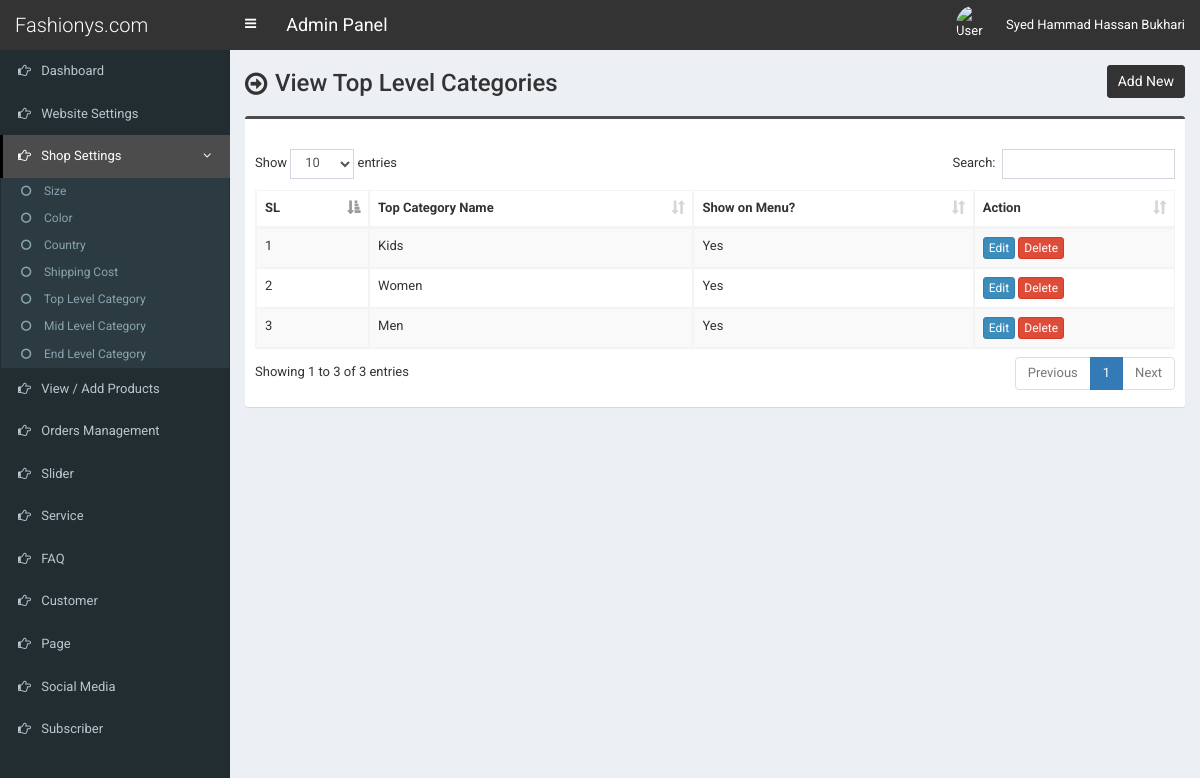
/admin/top-category.php (signed in), run on the app's committed database.
### tables this page shows
CREATE TABLE tbl_top_category (
  tcat_id int(11) NOT NULL,
  tcat_name varchar(255) NOT NULL,
  show_on_menu int(1) NOT NULL
);

### admin/top-category.php (the view, shortened to what this page needs)
<?php require_once('header.php'); ?>
<section class="content-header">
	<div class="content-header-left">
		<h1>View Top Level Categories</h1>
	</div>
	<div class="content-header-right">
		<a href="top-category-add.php" class="btn btn-primary btn-sm">Add New</a>
	</div>
</section>
<section class="content">
  <div class="row">
    <div class="col-md-12">
      <div class="box box-info">
        <div class="box-body table-responsive">
          <table id="example1" class="table table-bordered table-striped">
			<thead>
			    <tr>
			        <th>SL</th>
			        <th>Top Category Name</th>
                    <th>Show on Menu?</th>
			        <th>Action</th>
			    </tr>
			</thead>
            <tbody>
            	<?php
            	$i=0;
            	$statement = $pdo->prepare("SELECT * FROM tbl_top_category ORDER BY tcat_id DESC");
            	$statement->execute();
            	$result = $statement->fetchAll(PDO::FETCH_ASSOC);
            	foreach ($result as $row) {
            		$i++;
            		?>
					<tr>
	                    <td><?php echo $i; ?></td>
	                    <td><?php echo $row['tcat_name']; ?></td>
                        <td>
                            <?php
                                if($row['show_on_menu'] == 1) {
                                    echo 'Yes';
                                } else {
                                    echo 'No';
                                }
                            ?>
                        </td>
	                    <td>
	                        <a href="top-category-edit.php?id=<?php echo $row['tcat_id']; ?>" class="btn btn-primary btn-xs">Edit</a>
	                        <a href="#" class="btn btn-danger btn-xs" data-href="top-category-delete.php?id=<?php echo $row['tcat_id']; ?>" data-toggle="modal" data-target="#confirm-delete">Delete</a>
	                    </td>
	                </tr>
            		<?php
            	}
            	?>
            </tbody>
          </table>
        </div>
      </div>
</section>
<?php require_once('footer.php'); ?>

### admin/style.css (style rules this page uses)
body { font-size: 13px; font-family: 'Roboto', sans-serif; }
.content-header>h1, .content-header .content-header-left h1 { font-family: 'Roboto', sans-serif; }
.box-info { padding-top: 20px; }
.content-header { overflow: hidden; }
.content-header .content-header-left { float: left; padding-top: 5px; }
.content-header .content-header-right { float: right; }
.content-header .content-header-left h1 { margin-top: 0; margin-bottom: 0; padding-left: 30px; padding-bottom: 5px; font-size: 24px; position: relative; }
.content-header .content-header-left h1:before { position: absolute; top: 0; left: 0; font-family: 'FontAwesome', sans-serif; font-size: 26px; content: '\f18e'; }
.content-header .content-header-right a { position: relative; font-size: 14px; }
.box.box-info { border-top-color: #4c4c4c; }
.content-header .content-header-right a { background-color: #333333; border-color: #333333; }

### data on the page
tbl_top_category: tcat_name "Kids", show_on_menu "Yes"
tbl_top_category: tcat_name "Women", show_on_menu "Yes"
tbl_top_category: tcat_name "Men", show_on_menu "Yes"

### other printed values
$_SESSION['user']['full_name'] "Syed Hammad Hassan Bukhari"
